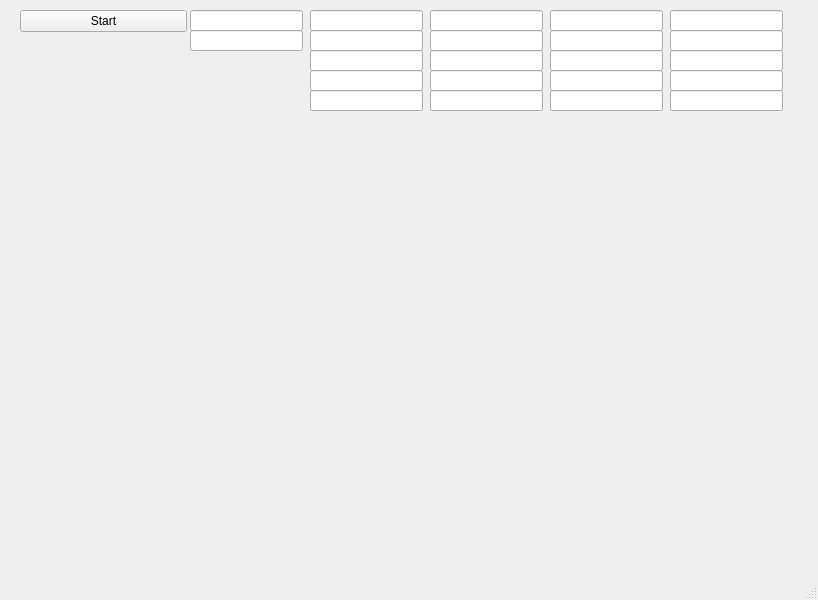
<?xml version="1.0" encoding="UTF-8"?>
<ui version="4.0">
 <class>MainWindow</class>
 <widget class="QMainWindow" name="MainWindow">
  <property name="windowModality">
   <enum>Qt::NonModal</enum>
  </property>
  <property name="geometry">
   <rect>
    <x>0</x>
    <y>0</y>
    <width>818</width>
    <height>600</height>
   </rect>
  </property>
  <property name="windowTitle">
   <string>MainWindow</string>
  </property>
  <widget class="QWidget" name="centralwidget">
   <widget class="QPushButton" name="pushButtonStart">
    <property name="geometry">
     <rect>
      <x>20</x>
      <y>10</y>
      <width>167</width>
      <height>22</height>
     </rect>
    </property>
    <property name="text">
     <string>Start</string>
    </property>
   </widget>
   <widget class="QLineEdit" name="lineEdit">
    <property name="geometry">
     <rect>
      <x>670</x>
      <y>10</y>
      <width>113</width>
      <height>21</height>
     </rect>
    </property>
   </widget>
   <widget class="QLineEdit" name="lineEdit_2">
    <property name="geometry">
     <rect>
      <x>670</x>
      <y>30</y>
      <width>113</width>
      <height>21</height>
     </rect>
    </property>
   </widget>
   <widget class="QLineEdit" name="lineEdit_3">
    <property name="geometry">
     <rect>
      <x>670</x>
      <y>50</y>
      <width>113</width>
      <height>21</height>
     </rect>
    </property>
   </widget>
   <widget class="QLineEdit" name="lineEdit_4">
    <property name="geometry">
     <rect>
      <x>190</x>
      <y>10</y>
      <width>113</width>
      <height>21</height>
     </rect>
    </property>
   </widget>
   <widget class="QLineEdit" name="lineEdit_5">
    <property name="geometry">
     <rect>
      <x>190</x>
      <y>30</y>
      <width>113</width>
      <height>21</height>
     </rect>
    </property>
   </widget>
   <widget class="QLineEdit" name="lineEdit_6">
    <property name="geometry">
     <rect>
      <x>310</x>
      <y>10</y>
      <width>113</width>
      <height>21</height>
     </rect>
    </property>
   </widget>
   <widget class="QLineEdit" name="lineEdit_7">
    <property name="geometry">
     <rect>
      <x>310</x>
      <y>30</y>
      <width>113</width>
      <height>21</height>
     </rect>
    </property>
   </widget>
   <widget class="QLineEdit" name="lineEdit_8">
    <property name="geometry">
     <rect>
      <x>310</x>
      <y>50</y>
      <width>113</width>
      <height>21</height>
     </rect>
    </property>
   </widget>
   <widget class="QLineEdit" name="lineEdit_9">
    <property name="geometry">
     <rect>
      <x>310</x>
      <y>70</y>
      <width>113</width>
      <height>21</height>
     </rect>
    </property>
   </widget>
   <widget class="QLineEdit" name="lineEdit_10">
    <property name="geometry">
     <rect>
      <x>310</x>
      <y>90</y>
      <width>113</width>
      <height>21</height>
     </rect>
    </property>
   </widget>
   <widget class="QLineEdit" name="lineEdit_11">
    <property name="geometry">
     <rect>
      <x>430</x>
      <y>10</y>
      <width>113</width>
      <height>21</height>
     </rect>
    </property>
   </widget>
   <widget class="QLineEdit" name="lineEdit_12">
    <property name="geometry">
     <rect>
      <x>430</x>
      <y>30</y>
      <width>113</width>
      <height>21</height>
     </rect>
    </property>
   </widget>
   <widget class="QLineEdit" name="lineEdit_13">
    <property name="geometry">
     <rect>
      <x>430</x>
      <y>50</y>
      <width>113</width>
      <height>21</height>
     </rect>
    </property>
   </widget>
   <widget class="QLineEdit" name="lineEdit_14">
    <property name="geometry">
     <rect>
      <x>430</x>
      <y>70</y>
      <width>113</width>
      <height>21</height>
     </rect>
    </property>
   </widget>
   <widget class="QLineEdit" name="lineEdit_15">
    <property name="geometry">
     <rect>
      <x>430</x>
      <y>90</y>
      <width>113</width>
      <height>21</height>
     </rect>
    </property>
   </widget>
   <widget class="QLineEdit" name="lineEdit_16">
    <property name="geometry">
     <rect>
      <x>550</x>
      <y>10</y>
      <width>113</width>
      <height>21</height>
     </rect>
    </property>
   </widget>
   <widget class="QLineEdit" name="lineEdit_17">
    <property name="geometry">
     <rect>
      <x>550</x>
      <y>30</y>
      <width>113</width>
      <height>21</height>
     </rect>
    </property>
   </widget>
   <widget class="QLineEdit" name="lineEdit_18">
    <property name="geometry">
     <rect>
      <x>550</x>
      <y>50</y>
      <width>113</width>
      <height>21</height>
     </rect>
    </property>
   </widget>
   <widget class="QLineEdit" name="lineEdit_19">
    <property name="geometry">
     <rect>
      <x>550</x>
      <y>70</y>
      <width>113</width>
      <height>21</height>
     </rect>
    </property>
   </widget>
   <widget class="QLineEdit" name="lineEdit_20">
    <property name="geometry">
     <rect>
      <x>550</x>
      <y>90</y>
      <width>113</width>
      <height>21</height>
     </rect>
    </property>
   </widget>
   <widget class="QLineEdit" name="lineEdit_21">
    <property name="geometry">
     <rect>
      <x>670</x>
      <y>70</y>
      <width>113</width>
      <height>21</height>
     </rect>
    </property>
   </widget>
   <widget class="QLineEdit" name="lineEdit_22">
    <property name="geometry">
     <rect>
      <x>670</x>
      <y>90</y>
      <width>113</width>
      <height>21</height>
     </rect>
    </property>
   </widget>
  </widget>
  <widget class="QMenuBar" name="menubar">
   <property name="geometry">
    <rect>
     <x>0</x>
     <y>0</y>
     <width>818</width>
     <height>26</height>
    </rect>
   </property>
  </widget>
  <widget class="QStatusBar" name="statusbar"/>
  <action name="actionNEW">
   <property name="text">
    <string>NEW</string>
   </property>
   <property name="toolTip">
    <string>&lt;html&gt;&lt;head/&gt;&lt;body&gt;&lt;p&gt;new text&lt;/p&gt;&lt;/body&gt;&lt;/html&gt;</string>
   </property>
  </action>
 </widget>
 <resources/>
 <connections/>
</ui>
